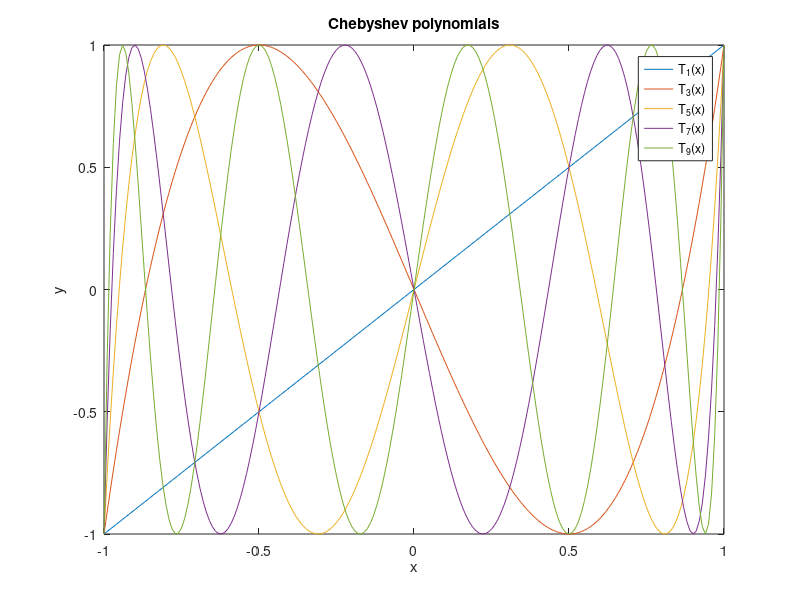
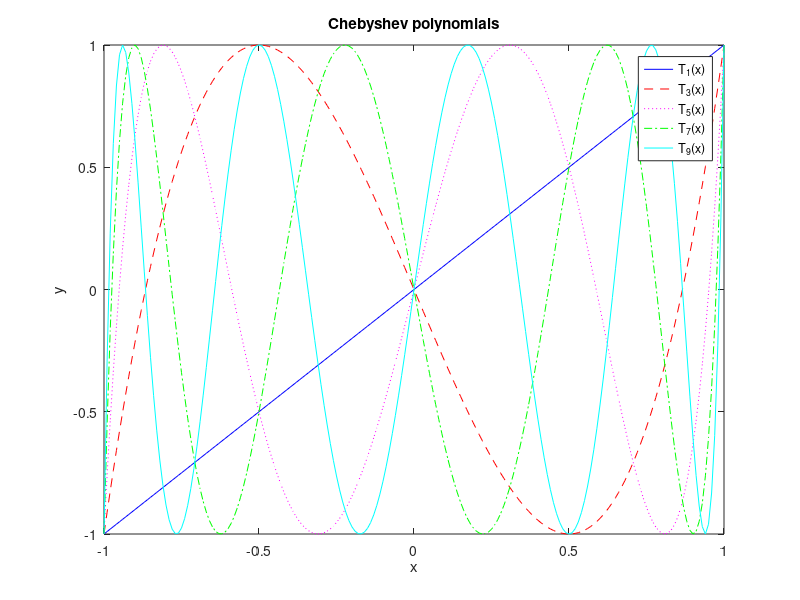

Source code (MATLAB) for these figures, in order:
function plotting_demo(N)
% MATLAB Plotting Introduction Script
%
% Daniel R. Reynolds
% Math & Stat @ UMBC
%
    % get optional inputs, otherwise use default values
    if nargin < 1 || isempty(N)
        N = 201;
    end
    fprintf('Running plotting demo using vectors of size N = %d\n', N);

    % create x data
    x = linspace(-1.0, 1.0, N).';

    % create function data (first 5 odd-degree Chebyshev polynomials)
    T = zeros(N, 5);
    for j = 1:5
        T(:,j) = cos((2*j-1) * acos(x));
    end

    % create plots for visual diagnostics
    figure(1);
    plot(x, T);
    xlabel('x');
    ylabel('y');
    title('Chebyshev polynomials');
    legend('T_1(x)', 'T_3(x)', 'T_5(x)', 'T_7(x)', 'T_9(x)', 'Location', 'best');
    saveas(gcf, 'figure1.png');

    % manual colors and line styles
    figure(2);
    plot(x, T(:,1), 'b-',  'DisplayName', 'T_1(x)');
    hold on;
    plot(x, T(:,2), 'r--', 'DisplayName', 'T_3(x)');
    plot(x, T(:,3), 'm:',  'DisplayName', 'T_5(x)');
    plot(x, T(:,4), 'g-.', 'DisplayName', 'T_7(x)');
    plot(x, T(:,5), 'c-',  'DisplayName', 'T_9(x)');
    hold off;
    xlabel('x');
    ylabel('y');
    title('Chebyshev polynomials');
    legend('Location', 'best');
    saveas(gcf, 'figure2.pdf');
end
